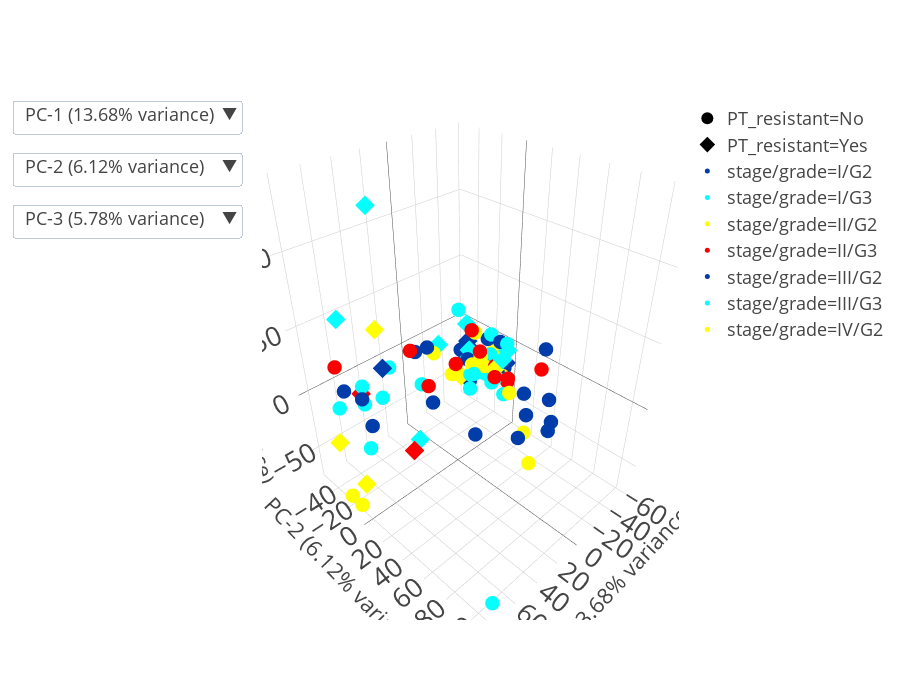

Here is the notebook cell this chart was saved with:
### Code cell
pca_fig = projection.interactive_scatterplot(
    pca_expr,
    "stage/grade",
    "PT_resistant",
    n_components,
    title="3D PCA (Drag to rotate, scroll to zoom, ctrl+drag to pan)",
    explained_variance=explained_variance,
)
pca_fig.write_html(FIGURES_DIR / f"pca_{COHORT}.html")
